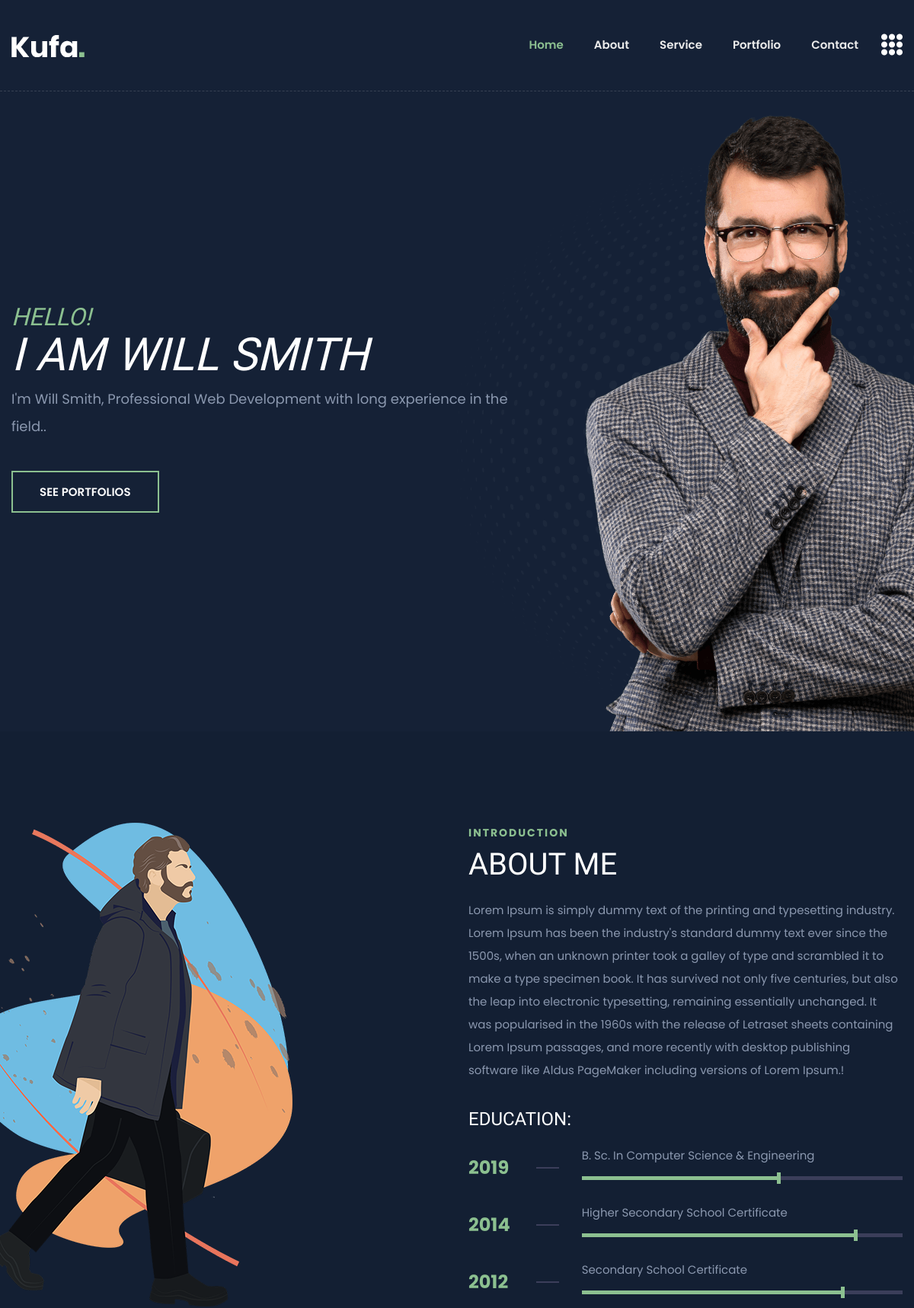
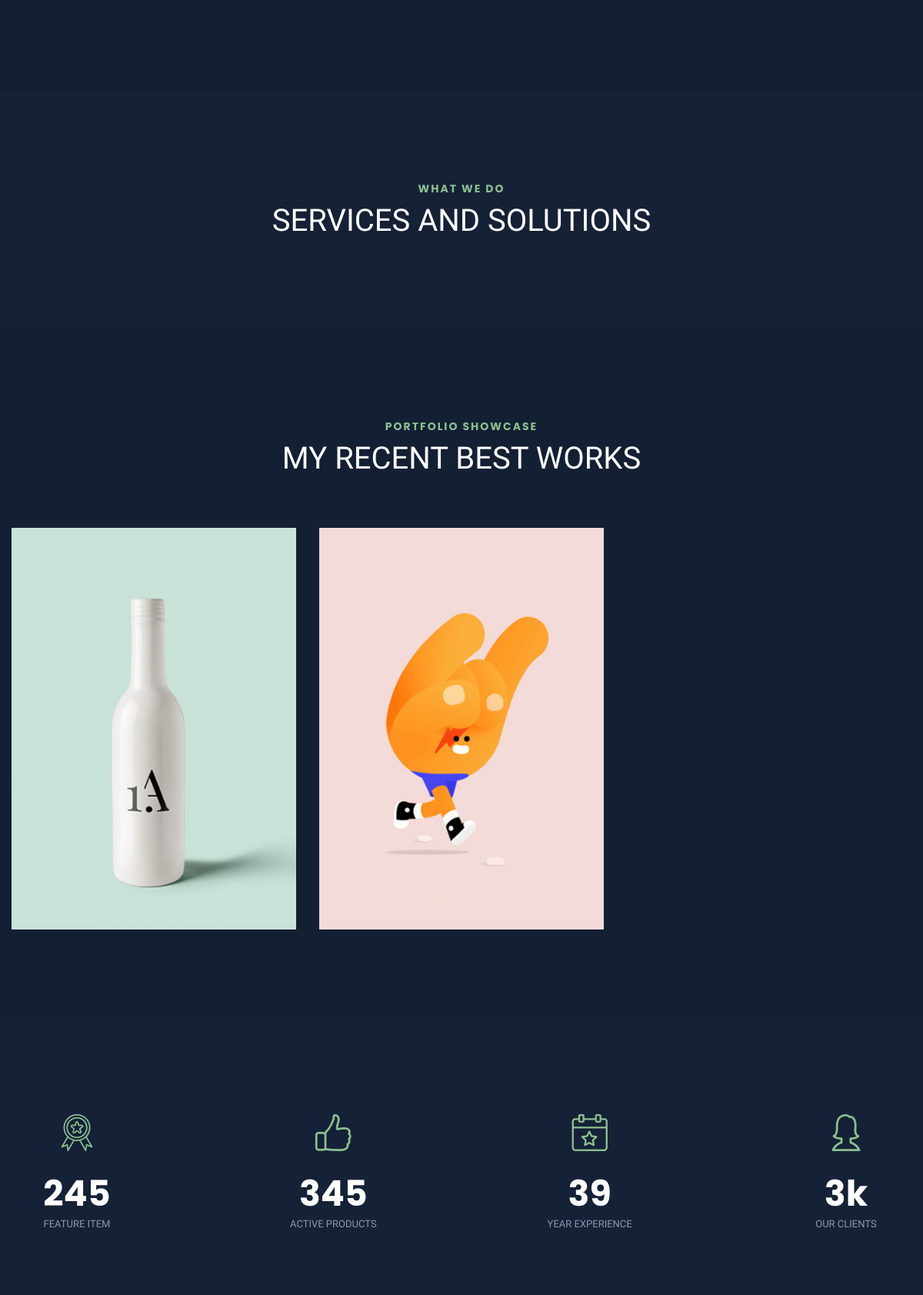
The page / (upper part) on the database its author committed (2 pictures, top to bottom).
### tables this page shows
CREATE TABLE `education` (
  `id` int(10) UNSIGNED NOT NULL,
  `degree` varchar(255) DEFAULT NULL,
  `year` varchar(255) DEFAULT NULL,
  `percentage` tinyint(3) UNSIGNED DEFAULT NULL
);

CREATE TABLE `portfolios` (
  `id` int(10) UNSIGNED NOT NULL,
  `title` varchar(255) NOT NULL,
  `category` varchar(255) NOT NULL,
  `thumbnail` varchar(255) NOT NULL,
  `featured_image` varchar(255) NOT NULL,
  `summary` text NOT NULL,
  `status` tinyint(1) NOT NULL DEFAULT 1 COMMENT '1=Active,2=Inactive;'
);

### index.php (the view, shortened to what this page needs)
<?php
    require_once 'dashboard/dbcontext.php';
    $education_query = mysqli_query($connection,"SELECT * FROM `education` ORDER BY year DESC ");
    $setting_query = mysqli_fetch_assoc(mysqli_query($connection,"SELECT COUNT(*) as total, logo, copyright,tagline,office_address,email,phone,about FROM `settings`"));
    $portfolio_query = mysqli_query($connection,"SELECT * FROM `portfolios`");
?>
<!doctype html>
<html class="no-js" lang="en">
<head>
        <link rel="stylesheet" href="front/css/bootstrap.min.css">
        <link rel="stylesheet" href="front/css/animate.min.css">
        <link rel="stylesheet" href="front/css/magnific-popup.css">
        <link rel="stylesheet" href="front/css/fontawesome-all.min.css">
        <link rel="stylesheet" href="front/css/flaticon.css">
        <link rel="stylesheet" href="front/css/slick.css">
        <link rel="stylesheet" href="front/css/aos.css">
        <link rel="stylesheet" href="front/css/default.css">
        <link rel="stylesheet" href="front/css/style.css">
        <link rel="stylesheet" href="front/css/responsive.css">
    </head>
    <body class="theme-bg">
        <header>
            <div id="header-sticky" class="transparent-header">
                <div class="container">
                    <div class="row">
                        <div class="col-xl-12">
                            <div class="main-menu">
                                <nav class="navbar navbar-expand-lg">
                                    <a href="index.php" class="navbar-brand logo-sticky-none"><img src="front/img/logo/logo.png" alt="Logo"></a>
                                    <div class="collapse navbar-collapse" id="navbarNav">
                                        <ul class="navbar-nav ml-auto">
                                            <li class="nav-item active"><a class="nav-link" href="#home">Home</a></li>
                                            <li class="nav-item"><a class="nav-link" href="#about">about</a></li>
                                            <li class="nav-item"><a class="nav-link" href="#service">service</a></li>
                                            <li class="nav-item"><a class="nav-link" href="#portfolio">portfolio</a></li>
                                            <li class="nav-item"><a class="nav-link" href="#contact">Contact</a></li>
                                        </ul>
                                    </div>
                                    <div class="header-btn">
                                        <a href="#" class="off-canvas-menu menu-tigger"><i class="flaticon-menu"></i></a>
                                    </div>
                                </nav>
                            </div>
                        </div>
                    </div>
                </div>
            </div>
        </header>
        <main>
            <section id="home" class="banner-area banner-bg fix">
                <div class="container">
                    <div class="row align-items-center">
                        <div class="col-xl-7 col-lg-6">
                            <div class="banner-content">
                                <h6 class="wow fadeInUp" data-wow-delay="0.2s">HELLO!</h6>
                                <h2 class="wow fadeInUp" data-wow-delay="0.4s">I am Will Smith</h2>
                                <p class="wow fadeInUp" data-wow-delay="0.6s">I'm Will Smith, <?=" ".$setting_query['tagline']?>.</p>
                                <a href="#" class="btn wow fadeInUp" data-wow-delay="1s">SEE PORTFOLIOS</a>
                            </div>
                        </div>
                        <div class="col-xl-5 col-lg-6 d-none d-lg-block">
                            <div class="banner-img text-right">
                                <img src="front/img/banner/banner_img.png" alt="">
                            </div>
                        </div>
                    </div>
                </div>
                <div class="banner-shape"><img src="front/img/shape/dot_circle.png" class="rotateme" alt="img"></div>
            </section>
            <section id="about" class="about-area primary-bg pt-120 pb-120">
                <div class="container">
                    <div class="row align-items-center">
                        <div class="col-lg-6">
                            <div class="about-img">
                                <img src="front/img/banner/banner_img2.png" title="me-01" alt="me-01">
                            </div>
                        </div>
                        <div class="col-lg-6 pr-90">
                            <div class="section-title mb-25">
                                <span>Introduction</span>
                                <h2>About Me</h2>
                            </div>
                            <div class="about-content">
                                <p><?=nl2br($setting_query['about'])?>!</p>
                                <h3>Education:</h3>
                            </div>
                        <?php foreach ($education_query as $key => $value): ?>
                            <div class="education">
                                <div class="year"><?=$value['year']?></div>
                                <div class="line"></div>
                                <div class="location">
                                    <span><?=$value['degree']?></span>
                                    <div class="progressWrapper">
                                        <div class="progress">
                                            <div class="progress-bar wow slideInLefts" data-wow-delay="0.2s" data-wow-duration="2s" role="progressbar" style="width:<?=$value['percentage']?>%;" aria-valuenow="60" aria-valuemin="0" aria-valuemax="100"></div>
                                        </div>
                                    </div>
                                </div>
                            </div>
                        <?php endforeach ?>
                        </div>
                    </div>
                </div>
            </section>
            <section id="service" class="services-area pt-120 pb-50">
				<div class="container">
                    <div class="row justify-content-center">
                        <div class="col-xl-6 col-lg-8">
                            <div class="section-title text-center mb-70">
                                <span>WHAT WE DO</span>
                                <h2>Services and Solutions</h2>
                            </div>
                        </div>
                    </div>
				</div>
			</section>
            <section id="portfolio" class="portfolio-area primary-bg pt-120 pb-90">
                <div class="container">
                    <div class="row justify-content-center">
                        <div class="col-xl-6 col-lg-8">
                            <div class="section-title text-center mb-70">
                                <span>Portfolio Showcase</span>
                                <h2>My Recent Best Works</h2>
                            </div>
                        </div>
                    </div>
                    <div class="row">
                        <?php foreach ($portfolio_query as $key => $value): ?>
                        <div class="col-lg-4 col-md-6 pitem">
                            <div class="speaker-box">
								<div class="speaker-thumb">
									<img src="dashboard/image/<?=$value['thumbnail']?>" alt="img">
								</div>
							</div>
                        </div>
                         <?php endforeach ?>
                    </div>
                </div>
            </section>
            <section class="fact-area">
                <div class="container">
                    <div class="fact-wrap">
                        <div class="row justify-content-between">
                            <div class="col-xl-2 col-lg-3 col-sm-6">
                                <div class="fact-box text-center mb-50">
                                    <div class="fact-icon">
                                        <i class="flaticon-award"></i>
                                    </div>
                                    <div class="fact-content">
                                        <h2><span class="count">245</span></h2>
                                        <span>Feature Item</span>
                                    </div>
                                </div>
                            </div>
                            <div class="col-xl-2 col-lg-3 col-sm-6">
                                <div class="fact-box text-center mb-50">
                                    <div class="fact-icon">
                                        <i class="flaticon-like"></i>
                                    </div>
                                    <div class="fact-content">
                                        <h2><span class="count">345</span></h2>
                                        <span>Active Products</span>
                                    </div>
                                </div>
                            </div>
                            <div class="col-xl-2 col-lg-3 col-sm-6">
                                <div class="fact-box text-center mb-50">
                                    <div class="fact-icon">
                                        <i class="flaticon-event"></i>
                                    </div>
                                    <div class="fact-content">
                                        <h2><span class="count">39</span></h2>
                                        <span>Year Experience</span>
                                    </div>
                                </div>
                            </div>
                            <div class="col-xl-2 col-lg-3 col-sm-6">
                                <div class="fact-box text-center mb-50">
                                    <div class="fact-icon">
                                        <i class="flaticon-woman"></i>
                                    </div>
                                    <div class="fact-content">
                                        <h2><span class="count">3</span>k</h2>
                                        <span>Our Clients</span>
                                    </div>
                                </div>
                            </div>
                        </div>
                    </div>
                </div>
            </section>
        </main>
    </body>
</html>

### front/css/default.css (style rules this page uses)
.mb-25 { margin-bottom: 25px; }
.mb-50 { margin-bottom: 50px; }
.mb-70 { margin-bottom: 70px; }
.pt-120 { padding-top: 120px; }
.pb-50 { padding-bottom: 50px; }
.pb-90 { padding-bottom: 90px; }
.pb-120 { padding-bottom: 120px; }
.pr-90 { padding-right: 90px; }
.theme-bg { background: #152136; }
.primary-bg { background: #131f33; }

### front/css/responsive.css (style rules this page uses)
@media (min-width: 1200px) and (max-width: 1500px) { .banner-shape { right: -145px; } }
@media (min-width: 992px) and (max-width: 1200px) { .banner-content h6 { font-size: 32px; } }
@media (min-width: 992px) and (max-width: 1200px) { .banner-content h2 { font-size: 60px; } }
@media (min-width: 992px) and (max-width: 1200px) { .banner-shape { right: -155px; } }
@media (min-width: 992px) and (max-width: 1200px) { .header-btn a.off-canvas-menu { margin-left: 0; display: inline-block; } }
@media (min-width: 992px) and (max-width: 1200px) { .fact-wrap { padding: 0; } }
@media (min-width: 992px) and (max-width: 1200px) { .about-img { margin-left: -65px; } }
@media (min-width: 992px) and (max-width: 1200px) { .banner-content p { font-size: 18px; padding-right: 0; } }
@media (min-width: 992px) and (max-width: 1200px) { .about-area .col-lg-6.pr-90 { padding-right: 15px; } }

### rows shown on the page
education: year "2019", degree "B. Sc. In Computer Science & Engineering", percentage 62 (drawn)
education: year "2014", degree "Higher Secondary School Certificate", percentage 86 (drawn)
education: year "2012", degree "Secondary School Certificate", percentage 82 (drawn)
portfolios: thumbnail (picture)
portfolios: thumbnail (picture)

### other values the page prints
$setting_query['tagline'] "Professional Web Development with long experience in the field."
